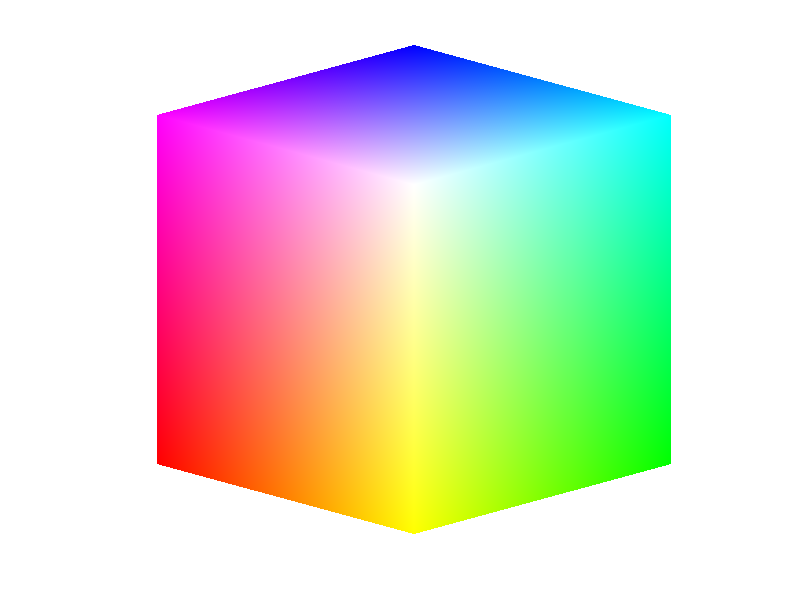

This figure's MATLAB source:
function cube()
%RGBCUBE Displays an RGB cube on the MATLAB desktop.
%   RGBCUBE(VX, VY, VZ) displays an RGB color cube, viewed from point
%   (VX, VY, VZ).  With no input arguments, RGBCUBE uses (10, 10, 4)
%   as the default viewing coordinates.  To view individual color
%   planes, use the following viewing coordinates, where the first
%   color in the sequence is the closest to the viewing axis, and the 
%   other colors are as seen from that axis, proceeding to the right
%   right (or above), and then moving clockwise. 
%
%      -------------------------------------------------
%           COLOR PLANE                  ( vx,  vy,  vz)
%      -------------------------------------------------
%       Blue-Magenta-White-Cyan          (  0,   0,  10)
%       Red-Yellow-White-Magenta         ( 10,   0,   0)
%       Green-Cyan-White-Yellow          (  0,  10,   0)
%       Black-Red-Magenta-Blue           (  0, -10,   0)
%       Black-Blue-Cyan-Green            (-10,   0,   0)
%       Black-Red-Yellow-Green           (  0,   0, -10)
%

%   Copyright 2002-2004 R. C. Gonzalez, R. E. Woods, & S. L. Eddins
%   Digital Image Processing Using MATLAB, Prentice-Hall, 2004
%   $Revision: 1.5 $  $Date: 2003/10/13 00:52:14 $

% Set up parameters for function patch.
vertices_matrix = [0 0 0;0 0 1;0 1 0;0 1 1;1 0 0;1 0 1;1 1 0;1 1 1];
faces_matrix = [1 5 6 2;1 3 7 5;1 2 4 3;2 4 8 6;3 7 8 4;5 6 8 7];
colors = vertices_matrix; 
% The order of the cube vertices was selected to be the same as 
% the  order of the (R,G,B) colors (e.g., (0,0,0) corresponds to 
% black, (1,1,1) corresponds to white, and so on.)

% Generate RGB cube using function patch.
patch('Vertices', vertices_matrix, 'Faces', faces_matrix, ...
      'FaceVertexCData', colors, 'FaceColor', 'interp', ...
      'EdgeAlpha', 0) 

% Set up viewing point.
 vx = 10; vy = 10; vz = 4;

axis off
view([vx, vy, vz])
axis square
